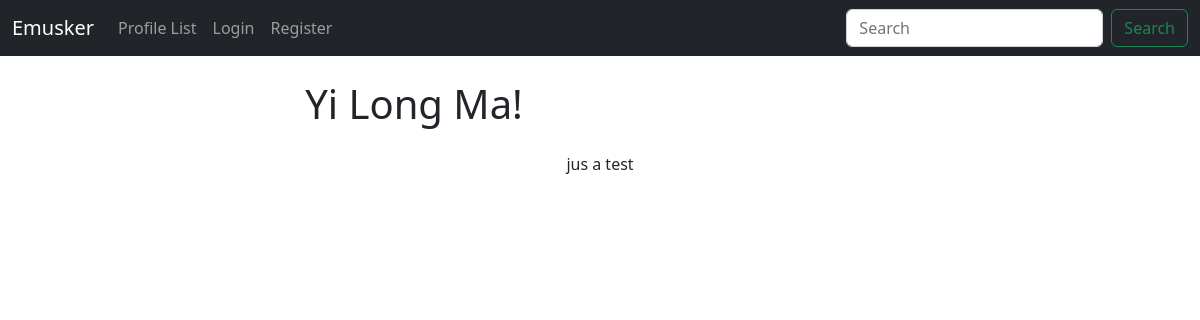
/, run on an earlier commit of the app's database.
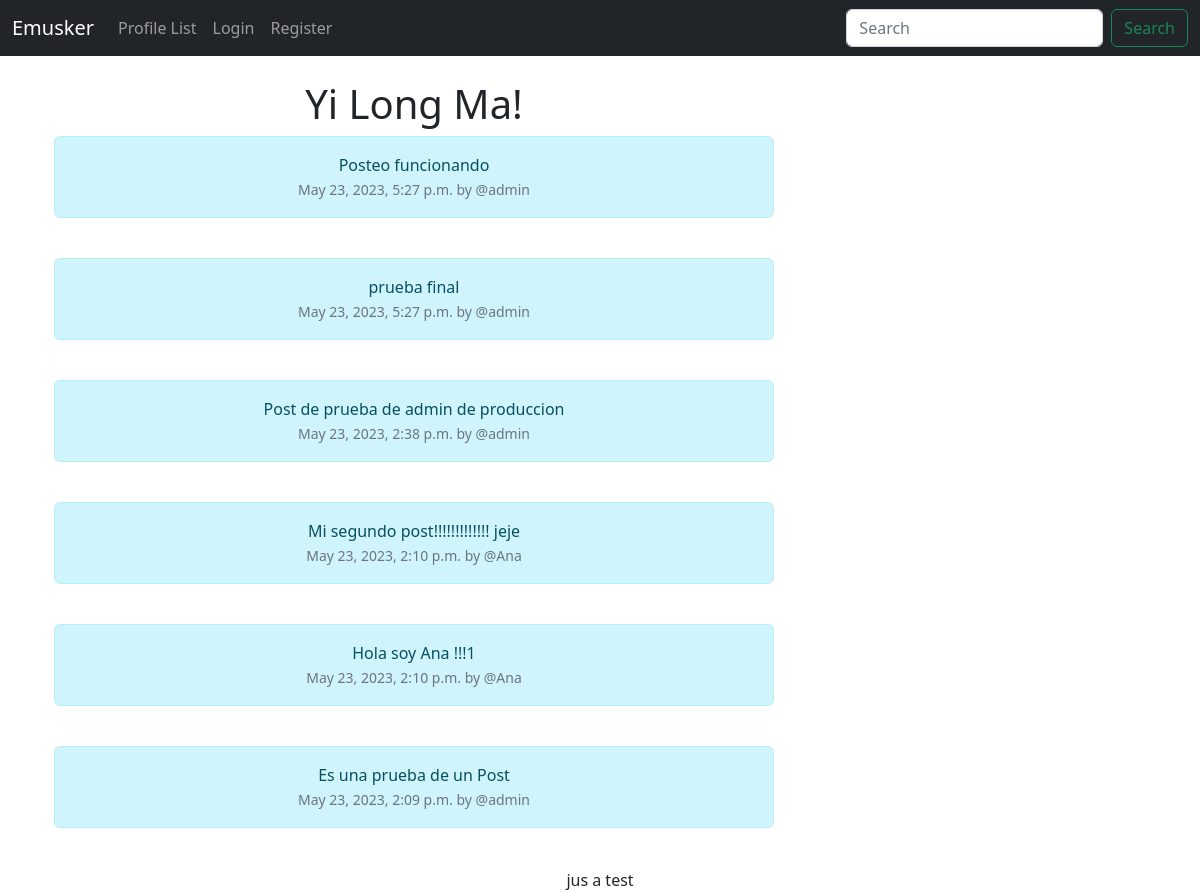
And on a later commit of the database.
### musker/models.py (models this page shows, shortened)
class Post(models.Model):
	user = models.ForeignKey(User, related_name="posts", on_delete=models.DO_NOTHING)
	body = models.CharField(max_length=300)
	created_at=models.DateTimeField(auto_now_add=True)

### musker/views.py (the view)
# urls.py: path('', views.home, name="home"),
def home(request):
    posts = Post.objects.all().order_by("-created_at")
    if request.user.is_authenticated:
        form = PostForm(request.POST or None)
        if request.method == "POST":
            if form.is_valid():
                post = form.save(commit=False)
                post.user = request.user
                post.save()
                messages.success(request, ("Posted!"))
                return redirect('home')
        return render(request, 'home.html', {"posts":posts, "form":form})
    else:
        return render(request, 'home.html', {"posts":posts})

### musker/templates/home.html (shortened to what this page needs)
{% extends 'base.html' %}
{% block content %}
<div class="container text-center">
    <div class="row">
        <div class="col-8">
<h1>Yi Long Ma!</h1>
    {%for post in posts %}
    <div class="alert alert-info" role="alert">
     {{post.body}}
     <small class="text-muted">
        {{post.created_at}} by @{{post.user.username}}
     </small>
      </div>
    {%endfor%}
</div>
<div class="col-4">
    <br/><br/><br/>
</div>
<div>
    jus a test
</div>
{%endblock%}

What changed in the data, as far as the page shows it:
added Post: body "Posteo funcionando", created_at "May 23, 2023, 5:27 p.m.", user.username "admin"
added Post: body "prueba final", created_at "May 23, 2023, 5:27 p.m.", user.username "admin"
added Post: body "Post de prueba de admin de produccion", created_at "May 23, 2023, 2:38 p.m.", user.username "admin"
added Post: body "Mi segundo post!!!!!!!!!!!!! jeje", created_at "May 23, 2023, 2:10 p.m.", user.username "Ana"
added Post: body "Hola soy Ana !!!1", created_at "May 23, 2023, 2:10 p.m.", user.username "Ana"
added Post: body "Es una prueba de un Post", created_at "May 23, 2023, 2:09 p.m.", user.username "admin"
